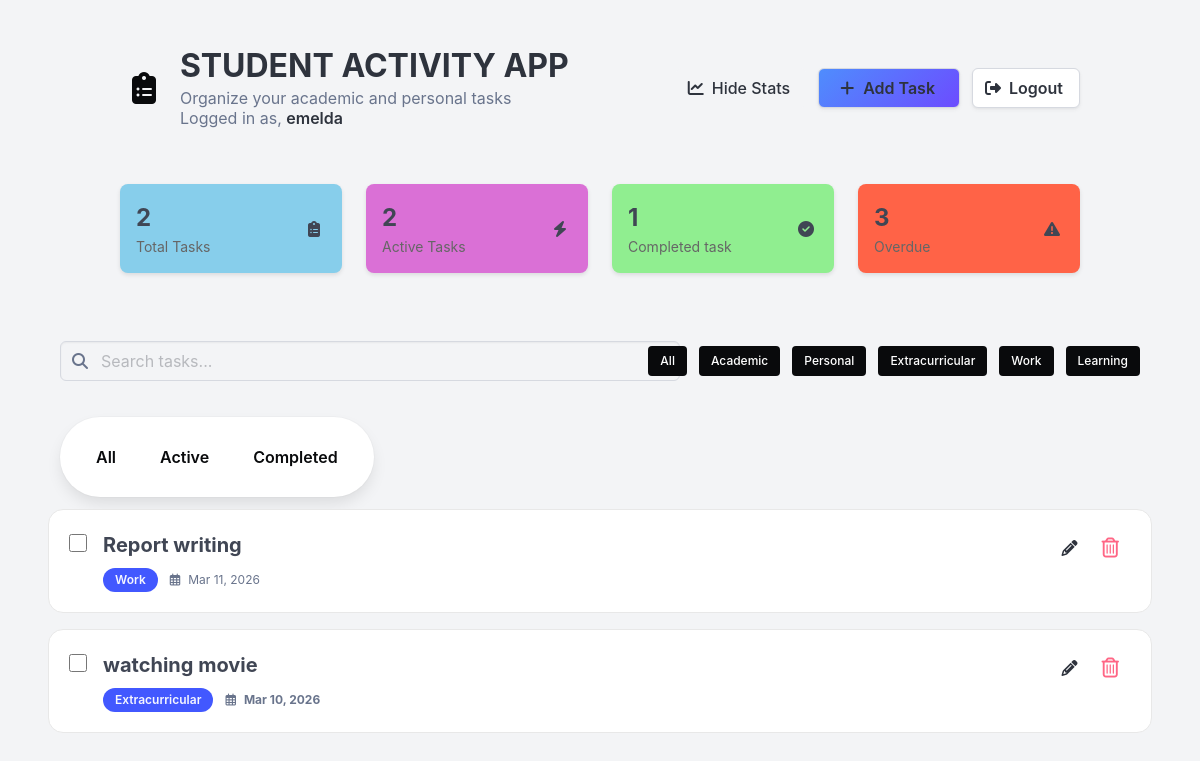
/ (signed in), run on the app's committed database.
### app/model/model.py (models this page shows, shortened)
class User(db.Model, UserMixin):
    __tablename__ = "users"
    id: Mapped[int] = mapped_column(primary_key=True)
    username: Mapped[str] = mapped_column(nullable=False, unique=True)
    password: Mapped[str] = mapped_column(nullable=False)
    email: Mapped[str] = mapped_column(nullable=False)

class Task(db.Model):
    __tablename__ = "tasks"
    id: Mapped[int] = mapped_column(primary_key=True)
    task: Mapped[str] = mapped_column(nullable=False)
    user_id: Mapped[int | None] = mapped_column(ForeignKey("users.id"))
    completed: Mapped[bool] = mapped_column(default=False)
    category_id: Mapped[int | None] = mapped_column(
        ForeignKey("categories.id"), nullable=True
    )
    deadline: Mapped[datetime | None] = mapped_column(DateTime, nullable=True)
    notes: Mapped[str | None] = mapped_column(String, nullable=True)
    category = relationship("Category", back_populates="tasks")
    user: Mapped["User"] = relationship("User", backref="tasks")

class Category(db.Model):
    __tablename__ = "categories"
    id: Mapped[int] = mapped_column(primary_key=True)
    cat_name: Mapped[str] = mapped_column(nullable=False)
    user_id: Mapped[int | None] = mapped_column(ForeignKey("users.id"))
    tasks = relationship("Task", back_populates="category")

### app/routes/route.py (the view)
@main.route("/")
@login_required
def index():
    tasks = Task.query.filter_by(
        user_id=current_user.id
    ).all()  # get tasks from database
    completed = Task.query.filter_by(completed=True).count()  # count completed tasks
    overdue_tasks = Task.query.filter(
        Task.completed.is_(False), Task.deadline < datetime.today()
    ).count()
    return render_template(
        "index.html",
        user=current_user,
        tasks=tasks,
        completed=completed,
        overdue_tasks=overdue_tasks,
        now=datetime.today(),
    )

### app/__init__.py (called while the page is built)
def create_app():
    app = Flask(__name__)
    app.config["SQLALCHEMY_DATABASE_URI"] = "sqlite:///student.db"
    app.config["SECRET_KEY"] = "secret"
    app.config["SQLALCHEMY_TRACK_MODIFICATIONS"] = False
    db.init_app(app)
    login_manager.init_app(app)
    migrate.init_app(app, db)
    login_manager.login_view = "auth.login"
    app.register_blueprint(auth_bp)
    app.register_blueprint(main)
    app.register_blueprint(cat_bp, url_prefix="/category")
    from .model import User
    @login_manager.user_loader
    def load_user(user_id):
        return db.session.get(User, int(user_id))
    return app

### app/templates/index.html
{%extends 'base.html'%} {%include 'navbar.html'%} {%include 'main.html'%}
{%block content%}
<div class="columns is-vcentered mt-2 px-3">
    <div class="column is-7">{% include 'search.html' %}</div>
    <div class="column is-5">{% include 'category.html' %}</div>
</div>
<div class="column is-5">
    <div
        class="box is-flex is-align-items-center"
        style="border-radius: 999px; width: fit-content"
    >
        {% include 'status.html' %}
    </div>
</div>
{% include 'add_tasks.html' %} {% endblock %}

### app/templates/navbar.html (shortened to what this page needs)
{%extends 'base.html'%}{%block content%}
<div class="container">
    <nav class="level">
        <div class="left-left">
            <div class="level-item">
                <span class="icon is-large has-text-black mr-3">
                    <i class="fas fa-clipboard-list fa-2x"></i>
                </span>
                <div>
                    <h1 class="title is-3 has-text-weight-bold mb-0">
                        STUDENT ACTIVITY APP
                    </h1>
                    <p class="subtitle is-6 has-text-grey mt-1">
                        Organize your academic and personal tasks {%if
                        current_user.is_authenticated %}
                        <br />
                        Logged in as,
                        <strong>{{ current_user.username }}</strong>
                        {% endif %}
                    </p>
                </div>
            </div>
        </div>
        <div class="level-right">
            <div class="level-item buttons">
                <button class="button stats-btn is-light is-rectangle px-4">
                    <span class="icon">
                        <i class="fas fa-chart-line"></i>
                    </span>
                    <span>Hide Stats</span>
                </button>
                <a
                    href="{{ url_for('main.task') }}"
                    class="button add-task-btn is-rectangle px-5"
                >
                    <span class="icon">
                        <i class="fas fa-plus"></i>
                    </span>
                    <span class="has-text-weight-semibold">Add Task</span>
                </a>
                <a
                    href="{{ url_for('auth.logout') }}"
                    class="button log-out-btn is-rectangle px-4"
                >
                    <span class="icon">
                        <i class="fas fa-sign-out-alt"></i>
                    </span>
                    <span class="has-text-weight-semibold">Logout</span>
                </a>
            </div>
        </div>
        {%endblock%}

### app/templates/add_tasks.html (shortened to what this page needs)
<div id="tasks-container">
    {% for task in tasks %}
    <div
        class="box is-shadowless mb-4"
        style="border: 1px solid #e8e8e8; border-radius: 15px; padding: 1.25rem"
    >
        <div
            class="is-flex is-justify-content-space-between is-align-items-start"
        >
            <div class="is-flex is-align-items-start">
                <div class="mr-4 mt-1">
                    <input
                        type="checkbox"
                        name="completed"
                        class="is-clickable"
                        style="width: 18px; height: 18px; cursor: pointer; border-radius: 4px;"
                        hx-post="{{ url_for('main.toggle', task_id=task.id) }}"
                        hx-swap="none"
                        hx-trigger="change"
                    />
                </div>
                <div>
                    <h3 class="has-text-weight-bold is-dark is-size-5 mb-2">
                        {{ task.task }}
                    </h3>
                    <div class="is-flex is-align-items-center">
                        <span
                            class="tag is-link is-rounded has-text-weight-semibold mr-3 px-3"
                        >
                            {{ task.category.cat_name if task.category else
                            'Uncategorized' }}
                        </span>
                        <span
                            class="has-text-grey is-size-7 is-flex is-align-items-center
                            {% if task.deadline and not task.completed and task.deadline < now %}
                                has-text-danger has-text-weight-bold
                            {% endif %}"
                        >
                            <i class="far fa-calendar-alt mr-2"></i>
                            {{ task.deadline.strftime('%b %d, %Y') if task.deadline else 'No deadline' }}
                        </span>
                    </div>
                </div>
            </div>
            <div class="is-flex">
                <a href="{{ url_for('main.update_task', task_id=task.id) }}"
                <button class="button is-white has-text-dark p-2 mx-1">
                    <i class="fa-solid fa-pencil is-size-6"></i>
                </a>
                <form action="{{ url_for('main.delete', task_id=task.id) }}" method="POST">
                    <button type="submit" class="button is-white has-text-danger p-2 mx-1">
                        <i class="fa-regular fa-trash-can is-size-5"></i>
                    </button>
                </form>
            </div>
        </div>
    </div>
    {% endfor %}
</div>

### app/templates/navbar.html (style rules this page uses)
.add-task-btn { background: linear-gradient(135deg, #4f8dfd, #6c4cff); color: white; border: none; }
.log-out-btn { background: linear-gradient(135deg, #ffffff); color: white; border: none; }
.stats-btn { background: linear-gradient(135deg, #ffffff); color: white; border: none; }

### data on the page
User: username "emelda"
Task: task "Report writing", category "Work", deadline "Mar 11, 2026"
Task: task "watching movie", category "Extracurricular", deadline "Mar 10, 2026"

### other printed values
{{ tasks|length }} "2"
{{ completed }} "1"
{{ overdue_tasks }} "3"
